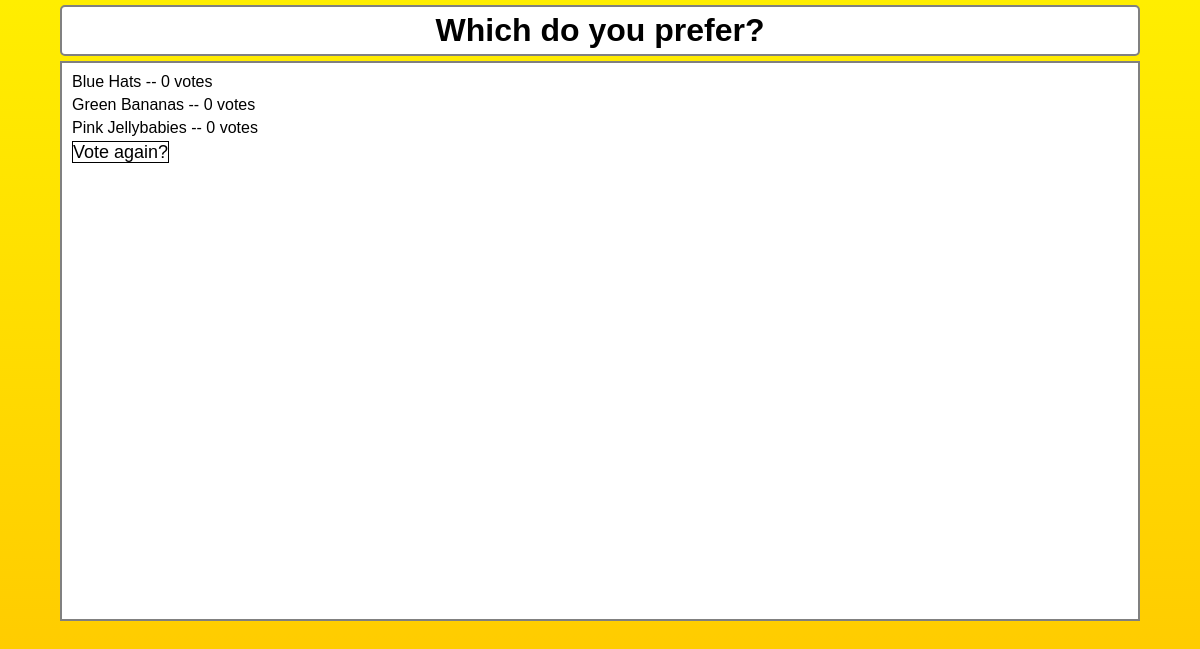
The page /polls/2/results/ on the database as committed earlier.
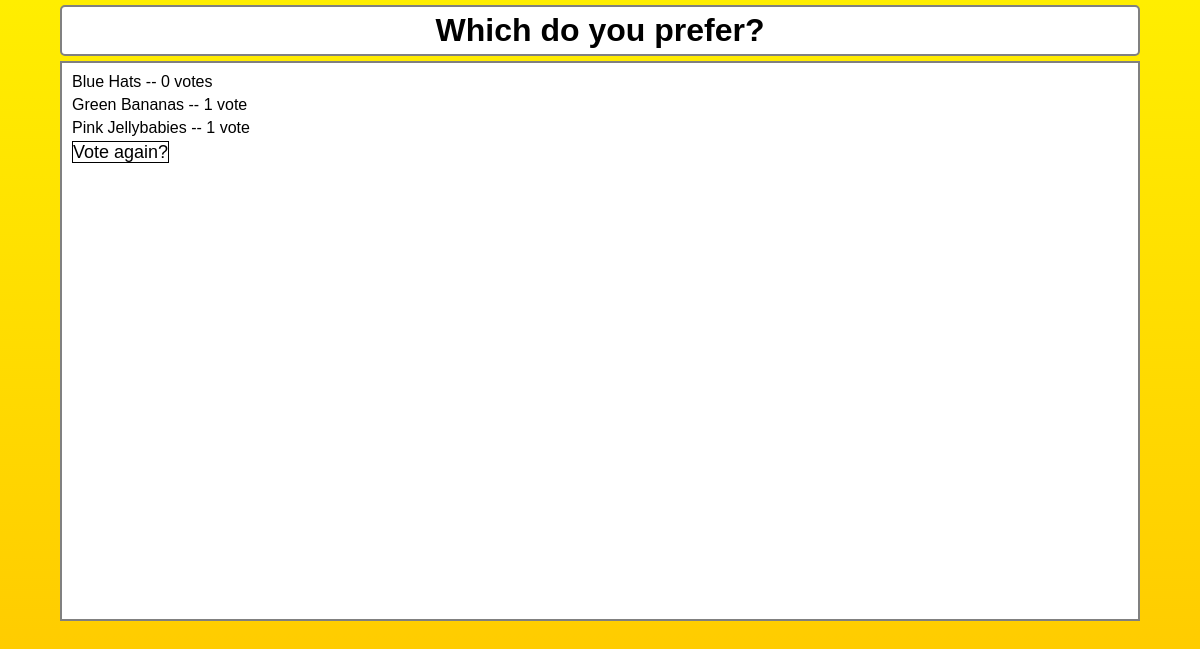
The same page on the database as committed later.
### polls/models.py (models this page shows, shortened)
class Question(models.Model):
    question_text = models.CharField(max_length=200)
    pub_date = models.DateTimeField('date published')
    def was_published_recently(self):
        now = timezone.now()
        return now - datetime.timedelta(days=1) <= self.pub_date <= now
    was_published_recently.admin_order_field = 'pub_date'
    was_published_recently.boolean = True
    was_published_recently.short_description = 'Published recently?'

class Choice(models.Model):
    question = models.ForeignKey(Question, on_delete=models.CASCADE)
    choice_text = models.CharField(max_length=200)
    votes = models.IntegerField(default=0)

### polls/views.py (the view)
# urls.py: path('<int:pk>/results/', views.ResultsView.as_view(), name='results'),
class ResultsView(generic.DetailView):
    model = Question
    template_name = 'polls/results.html'

### polls/templates/polls/results.html (shortened to what this page needs)
<!DOCTYPE html>
<html lang="en">
<head>
</head>
{% load static %}
<link rel="stylesheet" type="text/css" href="{% static 'polls/style.css' %}">
<body>
    <h1>{{ question.question_text }}</h1>
    <ul>
        {% for choice in question.choice_set.all %}
        <li>{{ choice.choice_text }} -- {{ choice.votes }} vote{{ choice.votes|pluralize }}</li>
        {% endfor %}
        <a id="revote" href="{% url 'polls:detail' question.id %}">Vote again?</a>
    </ul>
</body>
</html>

### polls/static/polls/style.css (style rules this page uses)
* { padding: 0; margin: 0; box-sizing: border-box; font-family: 'Raleway', sans-serif; }
body { height: 100vh; width: 100vw; background-image: linear-gradient(rgb(255, 238, 0), rgb(255, 196, 0)); background-size: contain; background-repeat: no-repeat; overflow: hidden; }
h1 { width: 90%; border: 2px solid grey; background-color: white; margin: 5px auto; text-align: center; border-radius: 5px; padding: 5px; }
ul { width: 90%; height: 70%; margin: auto; border: 2px solid grey; background-color: white; padding: 5px; list-style-type: none; }
li { margin: 5px; }
li a, #revote { text-decoration: none; color: black; font-size: 20px; }
#revote { font-size: 18px; margin: 5px; border: 1px solid black; backg padding: 2px; }

Rows that differ between the two databases and show on the page:
changed Choice "Green Bananas": votes "0" → "1"
changed Choice "Pink Jellybabies": votes "0" → "1"
